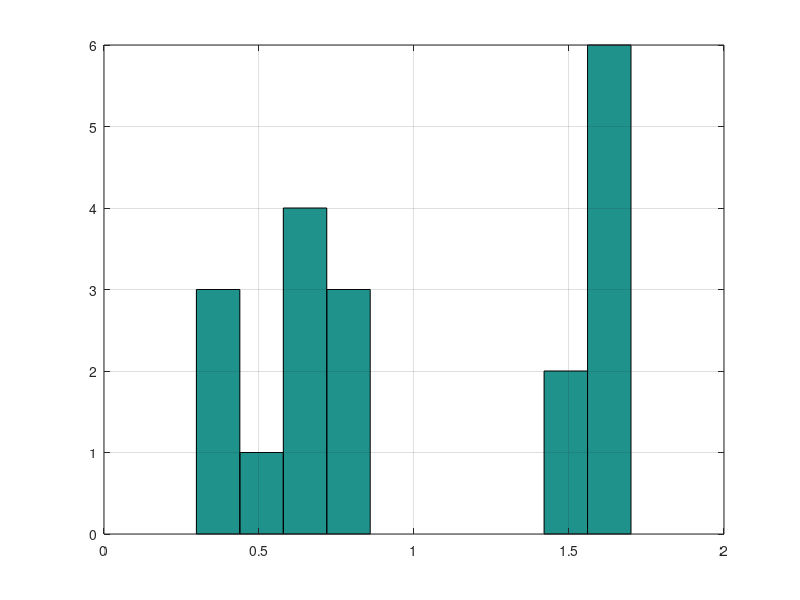

Reproduce this figure in MATLAB.
clear; close all; clc;
data=csvread('OS_C6_GND.txt');

k=find(data>0);
pass=data;
pass(k)=[];
fail=data(k);
hist(fail);
grid on;